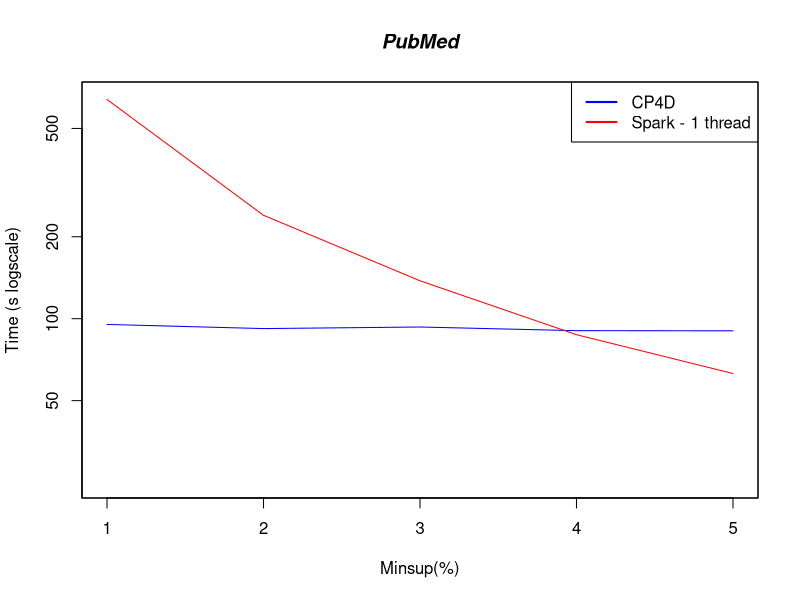

Write the R code that produced this figure.


#DATA
xLabel <- c("1", "2", "3", "4", "5")
x <- c(1:5)

cp4d <- c(95.263, 91.984, 93.220, 90.379, 90.256)
spark1 <- c(638.488, 239.774, 137.777, 87.342, 62.884)

#PLOT
plot(x,cp4d, log = "y", type="l", xlab="Minsup(%)", ylab="Time (s logscale)", col="blue", xaxt='n', ylim=c(25, 650))
lines(x,spark1, col="red")

#Pretty up
title(main="PubMed", font.main=4)
legend("topright", legend=c("CP4D", "Spark - 1 thread"), lty=c(1,1),lwd=c(2,2), col=c("blue","red"))
axis(1, at=1:5, lab=xLabel)
box()
